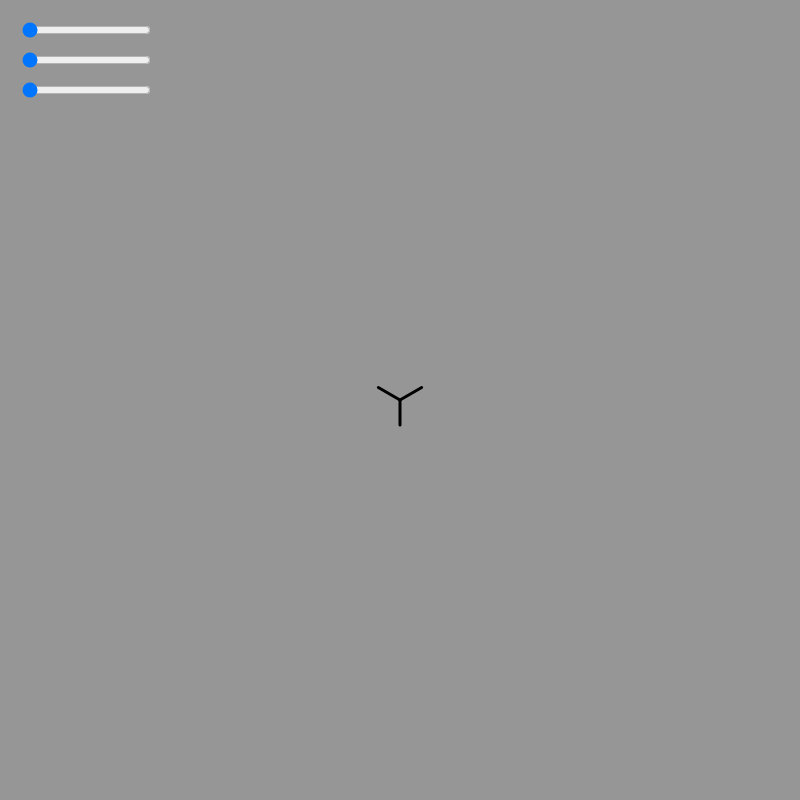
Frame 1 (no input)
Frame 60 (no input): identical to frame 1, image omitted
Frame 120 (the mouse pressed at the canvas centre since frame 60): identical to frame 1, image omitted

The p5.js sketch that drew this single still picture (run headless with seeded random() and noise() and a simulated clock; from frame 60 on, the mouse is pressed at the canvas centre):

// p5.js sketch
// ── sketch.js
function setup() {
  createCanvas(800, 800);
  strokeWeight(3);
  rotSlider = createSlider(0, 100, 0);
  rotSlider.position(20, 20);
  
  translateSlider = createSlider(0, 100, 0);
  translateSlider.position(20, 50);
  
  scaleSlider = createSlider(0, 100, 0);
  scaleSlider.position(20, 80);
}

function element(depth, colour) {
  if (depth > 0) {
    line(0, 25, 0, translateSlider.value())
    
    push();
    translate(0, translateSlider.value());
    //rotate(+rotSlider.value() / 100);
    rotate(+frameCount / 100)
    scale(scaleSlider.value() / 100);
    fill(255);
    circle(0, 0, 50);
    element(depth - 1, colour + 10);
    pop();
    
    push();
    translate(0, translateSlider.value());
    //rotate(-rotSlider.value() / 100);
    rotate(-frameCount / 100)
    scale(scaleSlider.value() / 100);
    fill(244);
    circle(0, 0, 50);
    element(depth - 1, colour + 10);
    pop();
  }
}

function draw() {
  background(150);
  
  translate(width / 2, height / 2);
  element(8, 0);
  rotate(PI * 2 / 3)
  element(8, 0);
  rotate(PI * 2 / 3)
  element(8, 0);
}
